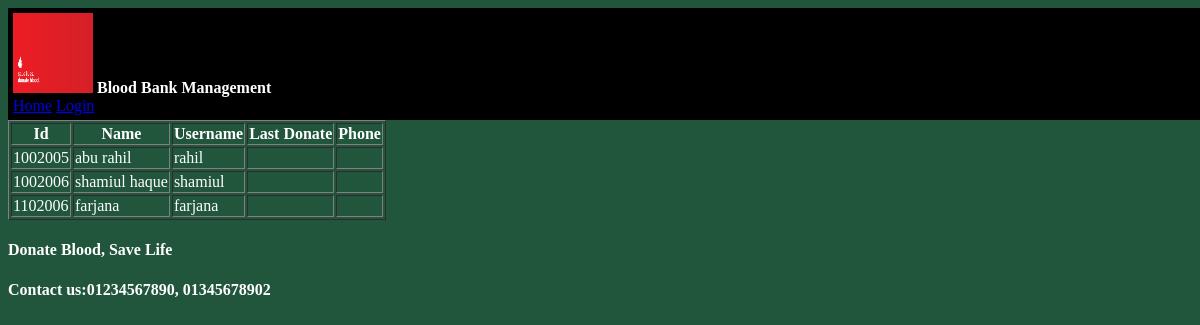
Page /23456/userInformation.php on the committed database.
### tables this page shows
CREATE TABLE `users` (
  `id` int(11) NOT NULL,
  `name` varchar(50) NOT NULL,
  `username` varchar(50) NOT NULL,
  `password` varchar(50) NOT NULL,
  `dob` date NOT NULL,
  `gender` varchar(50) NOT NULL,
  `profession` varchar(100) NOT NULL,
  `bloodgroup` varchar(100) NOT NULL,
  `gmail` varchar(50) NOT NULL,
  `city` varchar(50) NOT NULL,
  `address` varchar(50) NOT NULL,
  `mobile` varchar(50) NOT NULL
);

### 23456/db/db_config.php (called while the page is built, shortened)
<?php
	$db_server="localhost";
	$db_uname="root";
	$db_pass="";
	$db_name="my2p";
	function get($query){
		global $db_server,$db_uname,$db_pass,$db_name;
		$conn = mysqli_connect($db_server,$db_uname,$db_pass,$db_name);
		$data = array();
		if($conn){
			$result = mysqli_query($conn,$query);
			while($row = mysqli_fetch_assoc($result)){
				$data[] = $row;
			}
		}
		return $data;
	}
?>

### 23456/userInformation.php (the view)
<?php
		include 'main_header.php';
		include 'db/db_config.php';
		$query = "select * from users";
		$result = get($query);
		echo "<table border='1'>";
			echo "<tr>
					<th>Id</th>
					<th>Name</th>
					<th>Username</th>
					<th>Last Donate</th>
					<th>Phone</th>
				  </tr>";
		foreach ($result as $row){
			echo "<tr>";
				echo "<td>".$row["id"]."</td>";
				echo "<td>".$row["name"]."</td>";
				echo "<td>".$row["username"]."</td>";
				echo "<td>".$row["donate"]."</td>";
				echo "<td>".$row["phone"]."</td>";
			echo "</tr>";
		}
		echo "</table>";
		include 'main_footer.php';
?>

### 23456/css/mystyle.css (style rules this page uses)
body { background-color: 21563d; color: white; font-family: consolas; }

### rows in the picture
users: id "1002005", name "abu rahil", username "rahil"
users: id "1002006", name "shamiul haque", username "shamiul"
users: id "1102006", name "farjana", username "farjana"
